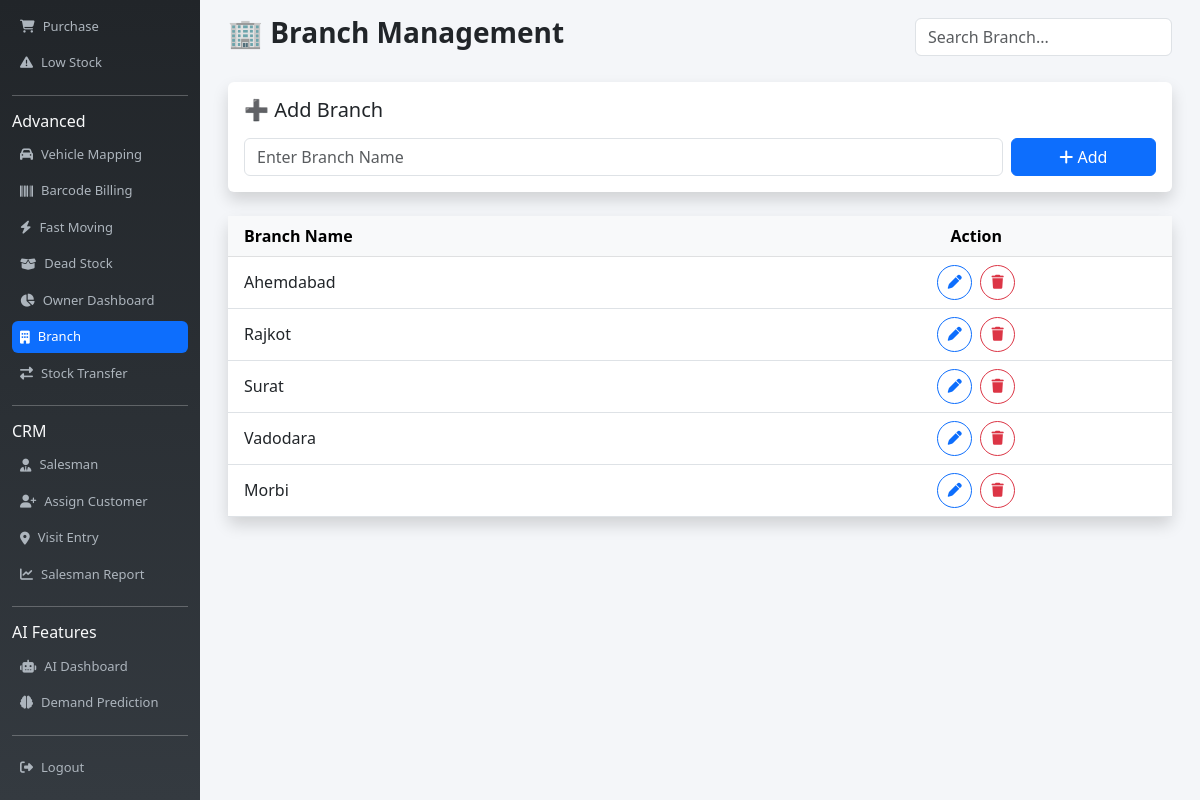
The page /branch/ on the database as committed earlier.
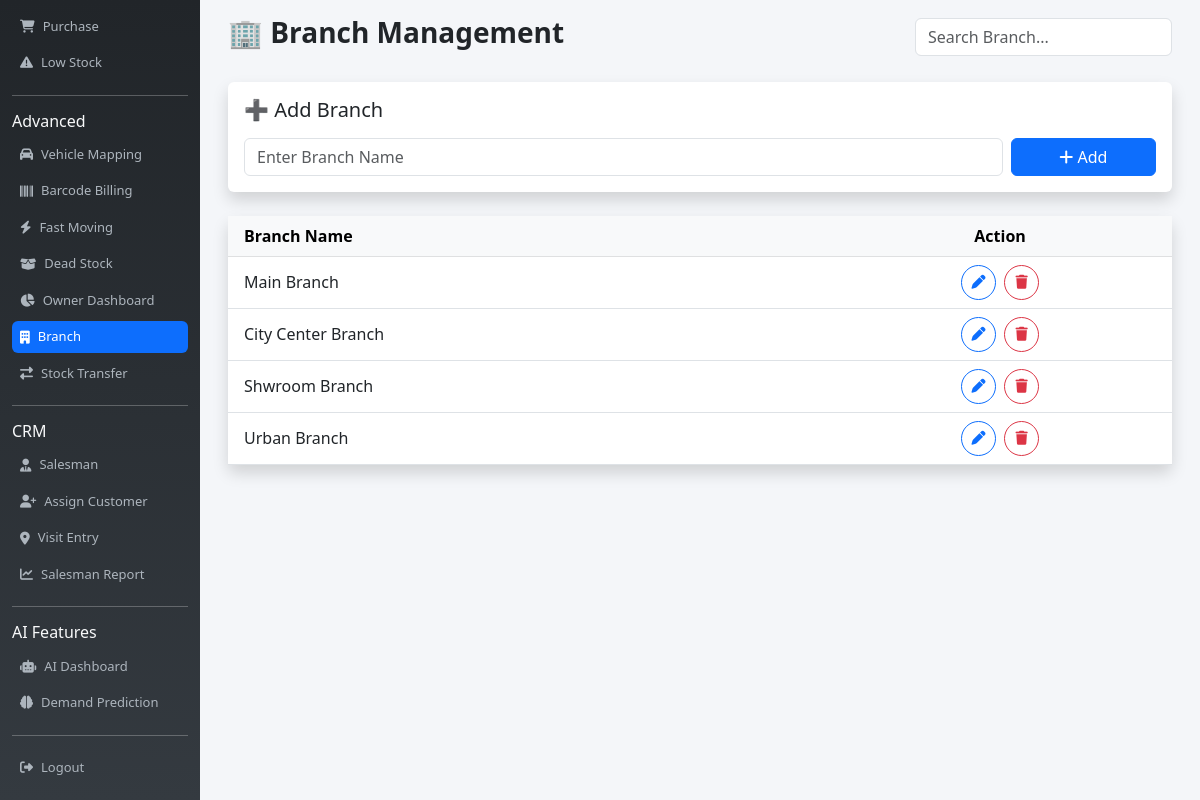
The same page on the database as committed later.
### billing_app/models.py (models this page shows, shortened)
class Branch(models.Model):
    name = models.CharField(max_length=100)

### billing_app/views.py (the view)
# urls.py: path('branch/', views.branch_view, name='branch'),
def branch_view(request):
    if request.method == "POST":
        Branch.objects.create(name=request.POST['name'])
        return redirect('branch')
    return render(request, 'branch.html', {
        'data': Branch.objects.all()
    })

### billing_app/templates/branch.html (shortened to what this page needs)
{% extends 'base.html' %}
{% block content %}
<div class="container-fluid">
    <div class="d-flex justify-content-between align-items-center mb-4">
        <h3 class="fw-bold">🏢 Branch Management</h3>
        <input type="text" id="search"
               class="form-control w-auto"
               placeholder="Search Branch...">
    </div>
    <div class="card shadow border-0 mb-4">
        <div class="card-body">
            <h5 class="mb-3">➕ Add Branch</h5>
            <form method="post" class="row g-2">
                <div class="col-md-10">
                    <input type="text" name="name"
                           class="form-control"
                           placeholder="Enter Branch Name" required>
                </div>
                <div class="col-md-2">
                    <button class="btn btn-primary w-100">
                        <i class="fas fa-plus"></i> Add
                    </button>
                </div>
            </form>
        </div>
    </div>
    <div class="card shadow border-0">
        <div class="card-body p-0">
            <table class="table table-hover mb-0 align-middle" id="table">
                <thead class="table-light">
                    <tr>
                        <th class="ps-3">Branch Name</th>
                        <th class="text-center">Action</th>
                    </tr>
                </thead>
                <tbody>
                    {% for b in data %}
                    <tr>
                        <td class="ps-3 fw-medium">{{ b.name }}</td>
                        <td class="text-center">
                            <div class="d-flex justify-content-center gap-2">
                                <a href="{% url 'branch_edit' b.id %}"
                                   class="btn btn-outline-primary btn-sm rounded-circle action-btn"
                                   title="Edit">
                                    <i class="fas fa-pen"></i>
                                </a>
                                <a href="{% url 'branch_delete' b.id %}"
                                   class="btn btn-outline-danger btn-sm rounded-circle action-btn"
                                   title="Delete"
                                   onclick="return confirm('Are you sure you want to delete this branch?');">
                                    <i class="fas fa-trash"></i>
                                </a>
                            </div>
                        </td>
                    </tr>
                    {% empty %}
                    <tr>
                        <td colspan="2" class="text-center text-muted p-3">
                            No branches found
                        </td>
                    </tr>
                    {% endfor %}
                </tbody>
            </table>
        </div>
    </div>
</div>
{% endblock %}

Rows that differ between the two databases and show on the page:
removed Branch: name "Vadodara"
removed Branch: name "Morbi"
changed Branch: name "Ahemdabad" → "Main Branch"
changed Branch: name "Rajkot" → "City Center Branch"
changed Branch: name "Surat" → "Shwroom Branch"
added Branch: name "Urban Branch"
